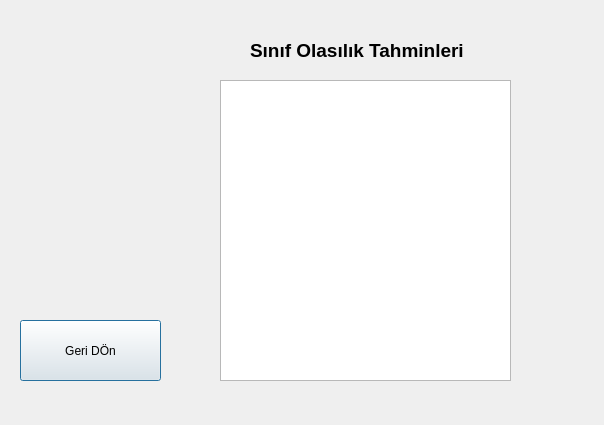
<?xml version="1.0" encoding="UTF-8"?>
<ui version="4.0">
 <class>PredictProba</class>
 <widget class="QDialog" name="PredictProba">
  <property name="geometry">
   <rect>
    <x>0</x>
    <y>0</y>
    <width>604</width>
    <height>425</height>
   </rect>
  </property>
  <property name="windowTitle">
   <string>Predict Proba</string>
  </property>
  <widget class="QLabel" name="title">
   <property name="geometry">
    <rect>
     <x>250</x>
     <y>20</y>
     <width>281</width>
     <height>61</height>
    </rect>
   </property>
   <property name="font">
    <font>
     <pointsize>14</pointsize>
     <weight>75</weight>
     <bold>true</bold>
    </font>
   </property>
   <property name="text">
    <string>Sınıf Olasılık Tahminleri</string>
   </property>
  </widget>
  <widget class="QPushButton" name="backButton">
   <property name="geometry">
    <rect>
     <x>20</x>
     <y>320</y>
     <width>141</width>
     <height>61</height>
    </rect>
   </property>
   <property name="text">
    <string>Geri DÖn</string>
   </property>
  </widget>
  <widget class="QTableView" name="tableView">
   <property name="geometry">
    <rect>
     <x>220</x>
     <y>80</y>
     <width>291</width>
     <height>301</height>
    </rect>
   </property>
  </widget>
 </widget>
 <resources/>
 <connections/>
</ui>
